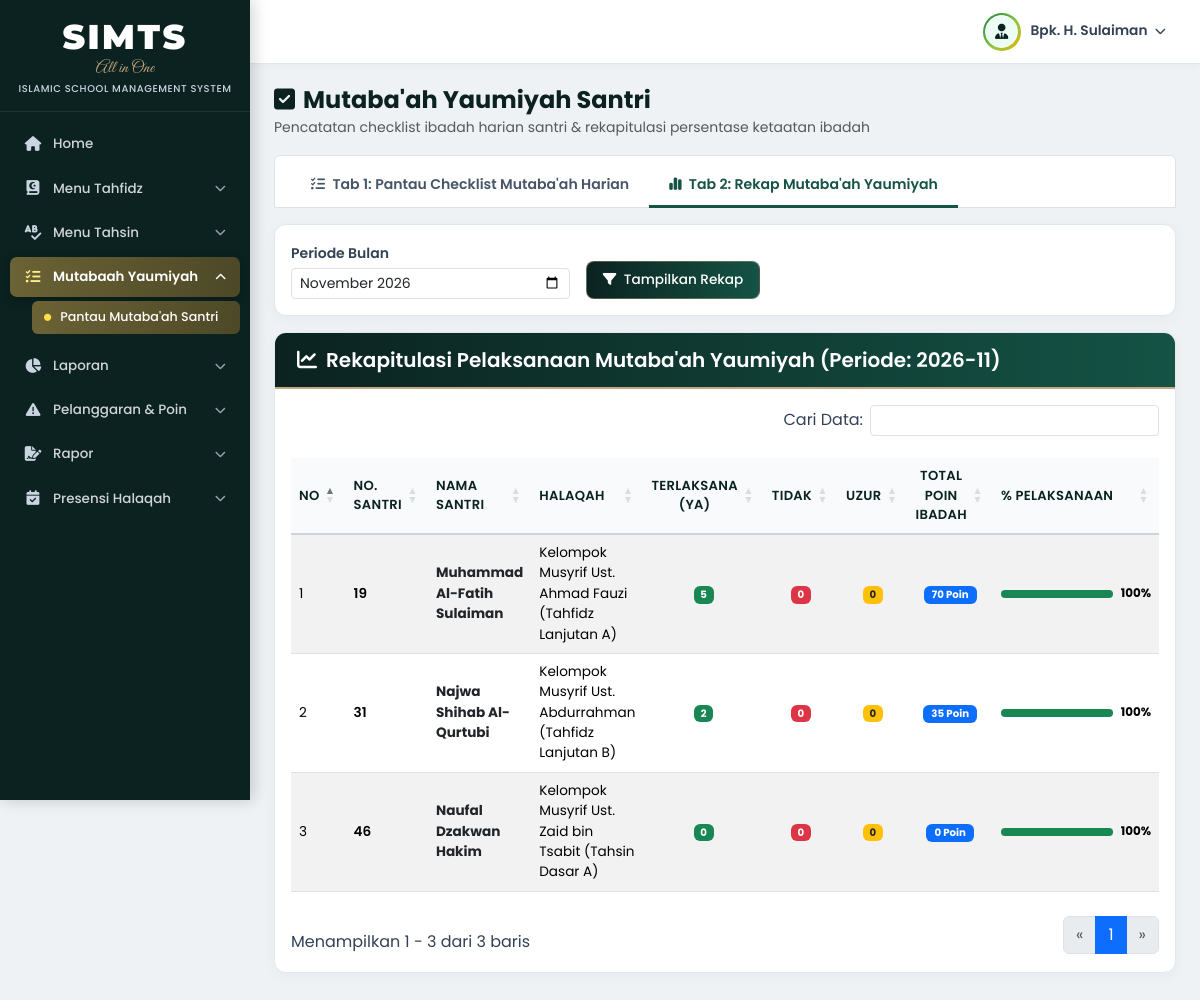
Screenshot of /modules/mutabaah/mutabaah_santri.php?tab=rekap&santri_id=31 (signed in) with the database file from the repository.
### tables this page shows
CREATE TABLE `santri` (
  `id` INT AUTO_INCREMENT PRIMARY KEY,
  `id_santri` INT GENERATED ALWAYS AS (`id`) VIRTUAL,
  `nis` VARCHAR(30) NOT NULL UNIQUE,
  `nisn` VARCHAR(30) DEFAULT NULL,
  `nama_santri` VARCHAR(120) NOT NULL,
  `jenis_kelamin` ENUM('L','P') NOT NULL DEFAULT 'L',
  `tempat_lahir` VARCHAR(60) DEFAULT 'Jakarta',
  `tanggal_lahir` DATE DEFAULT '2012-01-01',
  `usia` INT NOT NULL DEFAULT 14,
  `jenjang` ENUM('SMP','SMA') NOT NULL DEFAULT 'SMP',
  `tahun_angkatan` VARCHAR(20) NOT NULL DEFAULT '2025/2026',
  `kategori_halaqah` ENUM('Tahsin Dasar','Tahfidz Lanjutan') NOT NULL DEFAULT 'Tahsin Dasar',
  `kelompok_musyrif` VARCHAR(100) NOT NULL DEFAULT 'Kelompok Musyrif Ust. Zaid bin Tsabit (Tahsin Dasar A)',
  `kelas_program` VARCHAR(50) DEFAULT 'Tahun ke-1 (Tingkat Dasar)',
  `jilid_tahsin` VARCHAR(40) DEFAULT 'Al-Qur''an / Tajwid',
  `target_juz` INT NOT NULL DEFAULT 5,
  `total_hafalan_juz` DECIMAL(4,1) DEFAULT 1.0,
  `halaqah_id` INT DEFAULT 1,
  `pengajar_id` INT DEFAULT 1,
  `id_user_orang_tua` INT DEFAULT 3,
  `nama_orang_tua` VARCHAR(120) DEFAULT NULL,
  `no_hp_orang_tua` VARCHAR(25) DEFAULT NULL,
  `alamat` TEXT DEFAULT NULL,
  `tanggal_masuk` DATE DEFAULT '2025-07-15',
  `status_santri` ENUM('Aktif','Alumni','Keluar') NOT NULL DEFAULT 'Aktif',
  `created_at` TIMESTAMP DEFAULT CURRENT_TIMESTAMP,
  CONSTRAINT `fk_santri_halaqah` FOREIGN KEY (`halaqah_id`) REFERENCES `halaqah`(`id`) ON DELETE SET NULL,
  CONSTRAINT `fk_santri_pengajar` FOREIGN KEY (`pengajar_id`) REFERENCES `pengajar`(`id`) ON DELETE SET NULL,
  CONSTRAINT `fk_santri_ortu` FOREIGN KEY (`id_user_orang_tua`) REFERENCES `users`(`id`) ON DELETE SET NULL
);

CREATE TABLE `halaqah` (
  `id` INT AUTO_INCREMENT PRIMARY KEY,
  `kode_halaqah` VARCHAR(20) NOT NULL UNIQUE,
  `nama_halaqah` VARCHAR(100) NOT NULL,
  `pengajar_id` INT NOT NULL,
  `ruangan` VARCHAR(60) DEFAULT 'Ruang Utama Masjid',
  `target_program` VARCHAR(80) DEFAULT 'Tahfidz Lanjutan',
  `created_at` TIMESTAMP DEFAULT CURRENT_TIMESTAMP,
  CONSTRAINT `fk_halaqah_pengajar` FOREIGN KEY (`pengajar_id`) REFERENCES `pengajar`(`id`) ON DELETE CASCADE
);

### config/koneksi.php (called while the page is built, shortened)
<?php
function e(?string $str): string
{
    return htmlspecialchars($str ?? '', ENT_QUOTES, 'UTF-8');
}

### modules/mutabaah/mutabaah_santri.php (the view, shortened to what this page needs)
<?php
require_once __DIR__ . '/../../config/koneksi.php';
$role       = $_SESSION['role'] ?? 'admin';
$user_id    = (int) ($_SESSION['user_id'] ?? 0);
$active_tab = $_GET['tab'] ?? ($role === 'orang_tua' ? 'rekap' : 'input');
$where_ortu = ($role === 'orang_tua') ? "AND s.id_user_orang_tua = $user_id" : "";
$f_bulan     = $_GET['bulan'] ?? date('Y-m');
$esc_bulan = mysqli_real_escape_string($conn, $f_bulan);
$sql_rekap = "SELECT s.id, s.nis, s.nama_santri, h.nama_halaqah,
                     SUM(CASE WHEN ms.status_pelaksanaan = 'Ya' THEN 1 ELSE 0 END) AS jml_ya,
                     SUM(CASE WHEN ms.status_pelaksanaan = 'Tidak' THEN 1 ELSE 0 END) AS jml_tidak,
                     SUM(CASE WHEN ms.status_pelaksanaan = 'Uzur' THEN 1 ELSE 0 END) AS jml_uzur,
                     COALESCE(SUM(CASE WHEN ms.status_pelaksanaan = 'Ya' THEN m.poin_amalan ELSE 0 END), 0) AS total_poin_amalan,
                     COUNT(ms.id) AS total_isian
              FROM santri s
              LEFT JOIN halaqah h ON s.halaqah_id = h.id
              LEFT JOIN mutabaah_santri ms ON (ms.santri_id = s.id AND DATE_FORMAT(ms.tanggal, '%Y-%m') = '$esc_bulan')
              LEFT JOIN master_mutabaah m ON ms.master_mutabaah_id = m.id
              WHERE s.status_santri = 'Aktif' $where_ortu
              GROUP BY s.id
              ORDER BY total_poin_amalan DESC, s.id ASC";
$res_rekap = mysqli_query($conn, $sql_rekap);
include __DIR__ . '/../../includes/header.php';
include __DIR__ . '/../../includes/sidebar.php';
?>
<div class="d-flex justify-content-between align-items-center mb-3 flex-wrap gap-2">
    <div>
        <h4 class="fw-bold mb-0" style="color:#0b2220;"><i class="fa-solid fa-square-check me-2"></i>Mutaba'ah Yaumiyah Santri</h4>
        <small class="text-muted">Pencatatan checklist ibadah harian santri &amp; rekapitulasi persentase ketaatan ibadah</small>
    </div>
</div>
<ul class="nav nav-tabs nav-tabs-siata mb-3 bg-white rounded-top px-3 pt-2 border" role="tablist">
    <li class="nav-item" role="presentation">
        <button class="nav-link <?= $active_tab === 'input' ? 'active' : '' ?>"
                data-bs-toggle="tab" data-bs-target="#paneInputMutabaah" type="button" role="tab">
            <i class="fa-solid fa-list-check me-1"></i> Tab 1: <?= ($role === 'orang_tua') ? "Pantau Checklist Mutaba'ah Harian" : "Input Checklist Mutaba'ah Harian" ?>
        </button>
    </li>
    <li class="nav-item" role="presentation">
        <button class="nav-link <?= $active_tab === 'rekap' ? 'active' : '' ?>"
                data-bs-toggle="tab" data-bs-target="#paneRekapMutabaah" type="button" role="tab">
            <i class="fa-solid fa-chart-simple me-1"></i> Tab 2: Rekap Mutaba'ah Yaumiyah
        </button>
    </li>
</ul>
<div class="tab-content">
    <div class="tab-pane fade <?= $active_tab === 'rekap' ? 'show active' : '' ?>" id="paneRekapMutabaah" role="tabpanel">
        <div class="card-siata p-3 mb-3">
            <form method="GET" action="mutabaah_santri.php" class="row g-3 align-items-end">
                <div class="col-md-4">
                    <label class="form-label small fw-semibold mb-1">Periode Bulan</label>
                    <input type="month" name="bulan" class="form-control form-control-sm" value="<?= e($f_bulan) ?>">
                </div>
                <div class="col-md-3">
                    <button type="submit" class="btn btn-siata btn-sm"><i class="fa-solid fa-filter me-1"></i> Tampilkan Rekap</button>
                </div>
            </form>
        </div>
        <div class="card-siata">
            <div class="card-header-siata">
                <h5><i class="fa-solid fa-chart-line"></i> Rekapitulasi Pelaksanaan Mutaba'ah Yaumiyah (Periode: <?= e($f_bulan) ?>)</h5>
            </div>
            <div class="p-3 table-responsive">
                <table class="table table-hover table-striped table-siata datatable-export align-middle w-100">
                    <thead>
                        <tr>
                            <th>No</th>
                            <th>No. Santri</th>
                            <th>Nama Santri</th>
                            <th>Halaqah</th>
                            <th class="text-center">Terlaksana (Ya)</th>
                            <th class="text-center">Tidak</th>
                            <th class="text-center">Uzur</th>
                            <th class="text-center">Total Poin Ibadah</th>
                            <th style="width: 190px;">% Pelaksanaan</th>
                        </tr>
                    </thead>
                    <tbody>
                        <?php $no = 1; while ($rk = mysqli_fetch_assoc($res_rekap)): ?>
                        <?php
                            $tot = (int) $rk['total_isian'];
                            $ya  = (int) $rk['jml_ya'];
                            $uzr = (int) $rk['jml_uzur'];
                            $pct = $tot > 0 ? round((($ya + $uzr) / $tot) * 100, 1) : 100.0;
                            $bar = $pct >= 85 ? 'bg-success' : ($pct >= 65 ? 'bg-info' : 'bg-warning');
                        ?>
                        <tr>
                            <td><?= $no++ ?></td>
                            <td class="fw-semibold"><?= e($rk['nis']) ?></td>
                            <td class="fw-bold text-dark"><?= e($rk['nama_santri']) ?></td>
                            <td><?= e($rk['nama_halaqah'] ?? '-') ?></td>
                            <td class="text-center"><span class="badge bg-success"><?= $ya ?></span></td>
                            <td class="text-center"><span class="badge bg-danger"><?= (int) $rk['jml_tidak'] ?></span></td>
                            <td class="text-center"><span class="badge bg-warning text-dark"><?= $uzr ?></span></td>
                            <td class="text-center"><span class="badge bg-primary px-2 py-1"><?= (int) $rk['total_poin_amalan'] ?> Poin</span></td>
                            <td>
                                <div class="d-flex align-items-center gap-2">
                                    <div class="progress flex-grow-1" style="height: 8px;">
                                        <div class="progress-bar <?= $bar ?>" style="width: <?= $pct ?>%"></div>
                                    </div>
                                    <span class="small fw-bold"><?= $pct ?>%</span>
                                </div>
                            </td>
                        </tr>
                        <?php endwhile; ?>
                    </tbody>
                </table>
            </div>
        </div>
    </div>
</div>
<?php include __DIR__ . '/../../includes/footer.php'; ?>

### assets/css/style.css (style rules this page uses)
:root { --sidebar-width: 250px; --sidebar-bg: #0b2220; --siata-green-dark: #0b2220; --siata-green-mid: #145345; --sidebar-hover: rgba(255, 255, 255, 0.06); --sidebar-active-gradient: linear-gradient(90deg, #6b6335, #4d4827); --sidebar-gold: #c5a880; --topbar-height: 64px; --content-bg: #eef2f5; }
* { box-sizing: border-box; }
body { margin: 0; font-family: 'Poppins', sans-serif; background-color: var(--content-bg); color: #334155; overflow-x: hidden; }
.card-siata { background: #ffffff; border: 1px solid #e2e8f0; border-radius: 12px; box-shadow: 0 3px 14px rgba(15, 23, 42, 0.04); overflow: hidden; margin-bottom: 22px; }
.card-header-siata { background: linear-gradient(90deg, #0b2220 0%, #145345 100%); color: #ffffff; padding: 15px 22px; display: flex; align-items: center; justify-content: space-between; flex-wrap: wrap; gap: 10px; border-bottom: 2px solid #c5a880; }
.card-header-siata h5, .card-header-siata h6 { margin: 0; font-weight: 600; color: #ffffff; display: flex; align-items: center; gap: 9px; }
.btn-siata { background: linear-gradient(90deg, #0b2220, #145345); color: #ffffff; border: 1px solid rgba(197, 168, 128, 0.4); font-weight: 500; font-size: 0.85rem; border-radius: 8px; padding: 8px 16px; transition: all 0.2s; }
.table-siata thead th { background-color: #f8fafc; color: #0b2220; font-weight: 600; font-size: 0.82rem; text-transform: uppercase; letter-spacing: 0.3px; border-bottom: 2px solid #cbd5e1; vertical-align: middle; }
.nav-tabs-siata .nav-link { color: #475569; font-weight: 600; font-size: 0.88rem; border: none; border-bottom: 3px solid transparent; padding: 10px 20px; }
.nav-tabs-siata .nav-link.active { color: #145345; background: transparent; border-bottom: 3px solid #145345; }

### rows the page displays
santri: nis "19", nama_santri "Muhammad Al-Fatih Sulaiman", halaqah.nama_halaqah "Kelompok Musyrif Ust. Ahmad Fauzi (Tahfidz Lanjutan A)", ya "5", jml_tidak "0", uzr "0", total_poin_amalan "70", pct "100"
santri: nis "31", nama_santri "Najwa Shihab Al-Qurtubi", halaqah.nama_halaqah "Kelompok Musyrif Ust. Abdurrahman (Tahfidz Lanjutan B)", ya "2", jml_tidak "0", uzr "0", total_poin_amalan "35", pct "100"
santri: nis "46", nama_santri "Naufal Dzakwan Hakim", halaqah.nama_halaqah "Kelompok Musyrif Ust. Zaid bin Tsabit (Tahsin Dasar A)", ya "0", jml_tidak "0", uzr "0", total_poin_amalan "0", pct "100"

### other values shown
$topbar_user_label "Bpk. H. Sulaiman"
